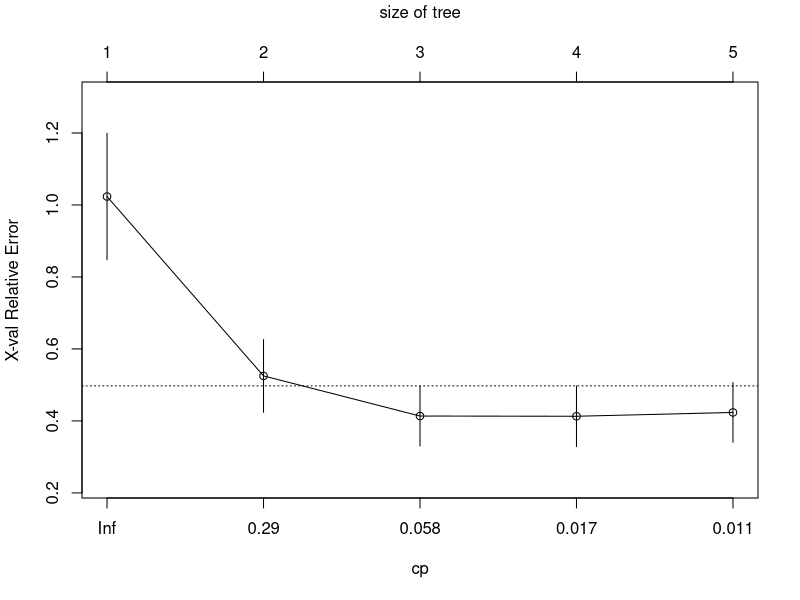
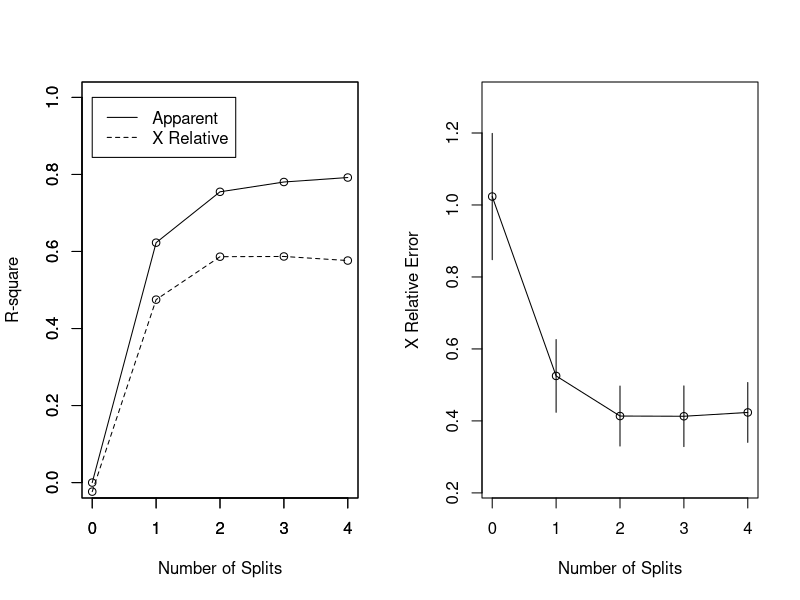
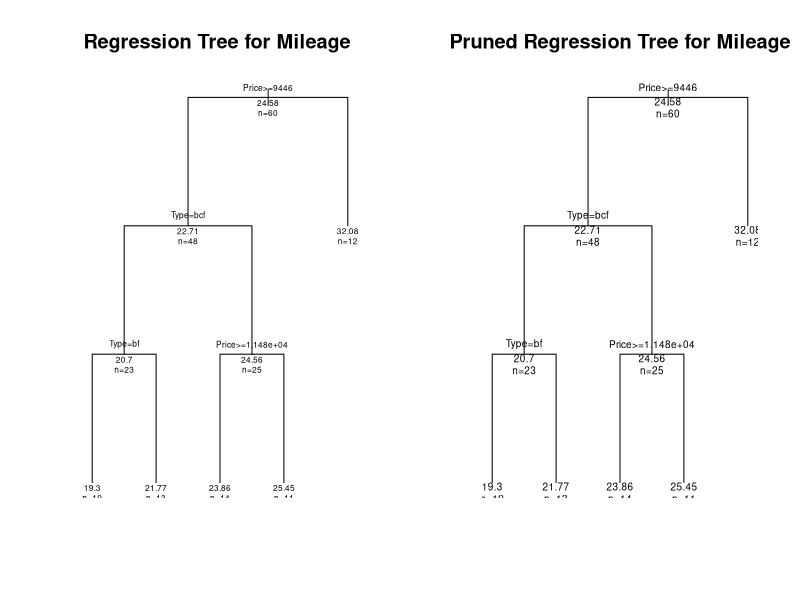
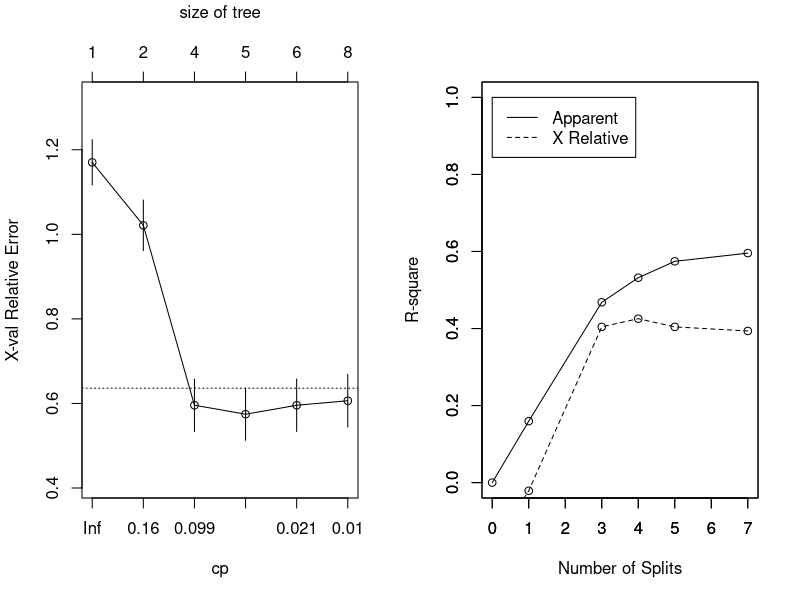
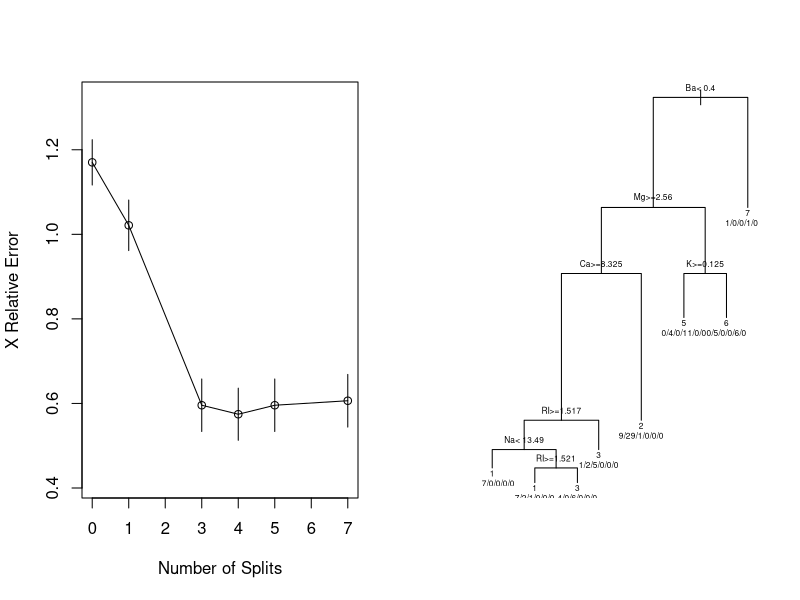
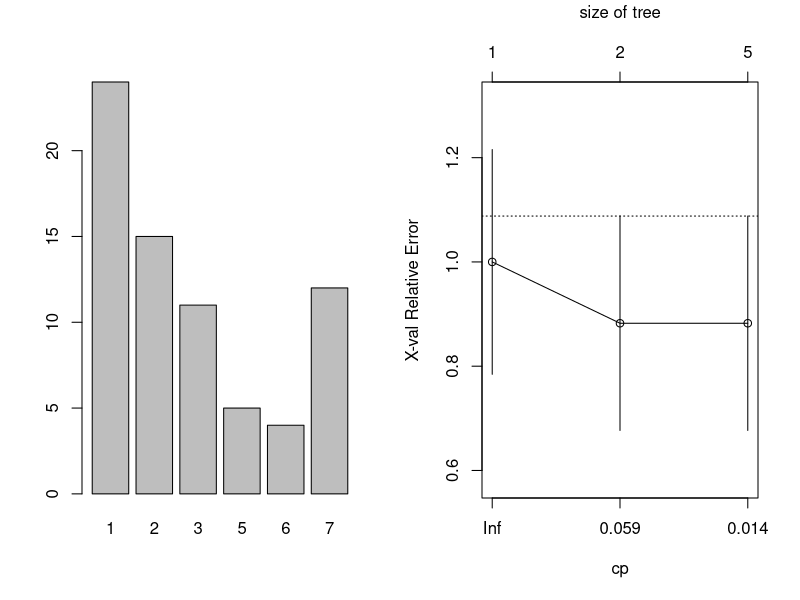
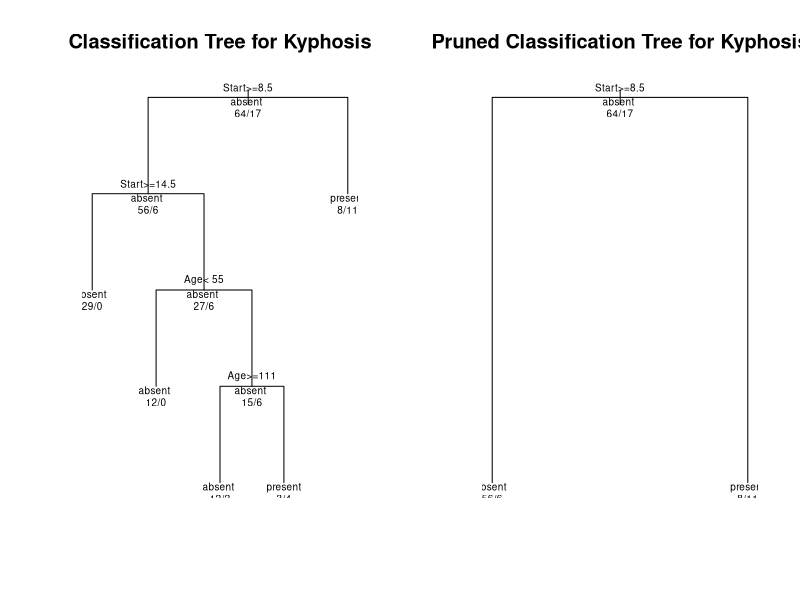

Recreate these plots in R, in order.
#Lab 7

#Rpart2
require(rpart)
# build the  tree
fitM <- rpart(Mileage~Price + Country + Reliability + Type, method="anova", data=cu.summary)
printcp(fitM) # display the results
plotcp(fitM)
summary(fitM)
par(mfrow=c(1,2)) 
rsq.rpart(fitM) # visualize cross-validation results
# plot tree
plot(fitM, uniform=TRUE, main="Regression Tree for Mileage ")
text(fitM, use.n=TRUE, all=TRUE, cex=.5)
# prune the tree
pfitM<- prune(fitM, cp=0.01160389) # from cptable??? adjust this to see the effect
# plot the pruned tree
plot(pfitM, uniform=TRUE, main="Pruned Regression Tree for Mileage")
text(pfitM, use.n=TRUE, all=TRUE, cex=.6)
post(pfitM, file = "ptree2.ps", title = "Pruned Regression Tree for Mileage")

#Rpart3
library(e1071)
library(rpart)
data(Glass, package="mlbench")
index <- 1:nrow(Glass)
testindex <- sample(index, trunc(length(index)/3))
testset <- Glass[testindex,]
trainset <- Glass[-testindex,]
rpart.model <- rpart(Type ~ ., data = trainset)
rpart.pred <- predict(rpart.model, testset[,-10], type = "class")
printcp(rpart.model)
plotcp(rpart.model)

rsq.rpart(rpart.model)
print(rpart.model)

plot(rpart.model,compress=TRUE)
text(rpart.model, use.n=TRUE,cex=0.5)
plot(rpart.pred)

#Rpart4
fitK <- rpart(Kyphosis ~ Age + Number + Start, method="class", data=kyphosis)
printcp(fitK) # display the results
plotcp(fitK) # visualize cross-validation results
summary(fitK) # detailed summary of splits
# plot tree
plot(fitK, uniform=TRUE, main="Classification Tree for Kyphosis")
text(fitK, use.n=TRUE, all=TRUE, cex=.6)

post(fitK, file = "kyphosistree.ps", title = "Classification Tree for Kyphosis") 
pfitK<- prune(fitK, cp=   fitK$cptable[which.min(fitK$cptable[,"xerror"]),"CP"])
#error - fit is not a tree, just a root
plot(pfitK, uniform=TRUE, main="Pruned Classification Tree for Kyphosis")
text(pfitK, use.n=TRUE, all=TRUE, cex=.6)
post(pfitK, file = "ptree.ps", title = "Pruned Classification Tree for Kyphosis")


